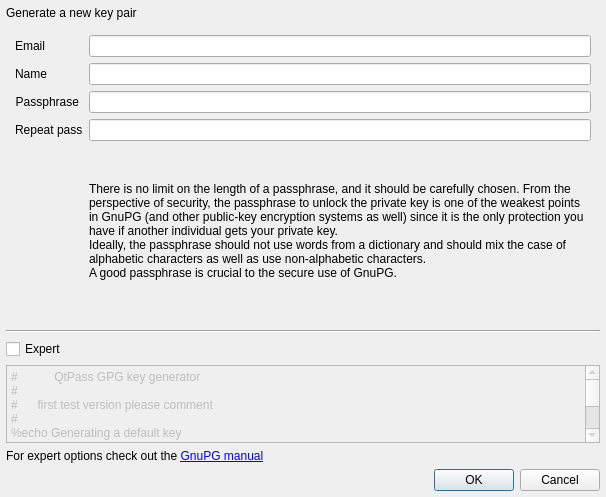
<?xml version="1.0" encoding="UTF-8"?>
<ui version="4.0">
 <class>KeygenDialog</class>
 <widget class="QDialog" name="KeygenDialog">
  <property name="geometry">
   <rect>
    <x>0</x>
    <y>0</y>
    <width>606</width>
    <height>497</height>
   </rect>
  </property>
  <property name="windowTitle">
   <string>Generate GnuPG keypair</string>
  </property>
  <property name="windowIcon">
   <iconset resource="../resources.qrc">
    <normaloff>:/artwork/icon.png</normaloff>:/artwork/icon.png</iconset>
  </property>
  <layout class="QVBoxLayout" name="verticalLayout_2">
   <property name="leftMargin">
    <number>6</number>
   </property>
   <property name="topMargin">
    <number>6</number>
   </property>
   <property name="rightMargin">
    <number>6</number>
   </property>
   <property name="bottomMargin">
    <number>6</number>
   </property>
   <item>
    <widget class="QLabel" name="label">
     <property name="sizePolicy">
      <sizepolicy hsizetype="Preferred" vsizetype="Maximum">
       <horstretch>0</horstretch>
       <verstretch>0</verstretch>
      </sizepolicy>
     </property>
     <property name="text">
      <string>Generate a new key pair</string>
     </property>
     <property name="wordWrap">
      <bool>true</bool>
     </property>
    </widget>
   </item>
   <item>
    <widget class="QFrame" name="frame">
     <property name="frameShape">
      <enum>QFrame::NoFrame</enum>
     </property>
     <property name="frameShadow">
      <enum>QFrame::Plain</enum>
     </property>
     <layout class="QVBoxLayout" name="verticalLayout">
      <property name="leftMargin">
       <number>0</number>
      </property>
      <property name="topMargin">
       <number>0</number>
      </property>
      <property name="rightMargin">
       <number>0</number>
      </property>
      <property name="bottomMargin">
       <number>0</number>
      </property>
      <item>
       <widget class="QWidget" name="widget" native="true">
        <property name="sizePolicy">
         <sizepolicy hsizetype="Preferred" vsizetype="Preferred">
          <horstretch>0</horstretch>
          <verstretch>0</verstretch>
         </sizepolicy>
        </property>
        <layout class="QFormLayout" name="formLayout">
         <item row="0" column="0">
          <widget class="QLabel" name="labelEmail">
           <property name="sizePolicy">
            <sizepolicy hsizetype="Preferred" vsizetype="Preferred">
             <horstretch>0</horstretch>
             <verstretch>0</verstretch>
            </sizepolicy>
           </property>
           <property name="layoutDirection">
            <enum>Qt::LeftToRight</enum>
           </property>
           <property name="text">
            <string>Email</string>
           </property>
           <property name="alignment">
            <set>Qt::AlignRight|Qt::AlignTrailing|Qt::AlignVCenter</set>
           </property>
           <property name="buddy">
            <cstring>email</cstring>
           </property>
          </widget>
         </item>
         <item row="0" column="1">
          <widget class="QLineEdit" name="email">
           <property name="sizePolicy">
            <sizepolicy hsizetype="MinimumExpanding" vsizetype="Fixed">
             <horstretch>0</horstretch>
             <verstretch>0</verstretch>
            </sizepolicy>
           </property>
          </widget>
         </item>
         <item row="1" column="0">
          <widget class="QLabel" name="labelName">
           <property name="sizePolicy">
            <sizepolicy hsizetype="Preferred" vsizetype="Preferred">
             <horstretch>0</horstretch>
             <verstretch>0</verstretch>
            </sizepolicy>
           </property>
           <property name="layoutDirection">
            <enum>Qt::LeftToRight</enum>
           </property>
           <property name="text">
            <string>Name</string>
           </property>
           <property name="alignment">
            <set>Qt::AlignRight|Qt::AlignTrailing|Qt::AlignVCenter</set>
           </property>
           <property name="buddy">
            <cstring>name</cstring>
           </property>
          </widget>
         </item>
         <item row="1" column="1">
          <widget class="QLineEdit" name="name">
           <property name="sizePolicy">
            <sizepolicy hsizetype="MinimumExpanding" vsizetype="Fixed">
             <horstretch>0</horstretch>
             <verstretch>0</verstretch>
            </sizepolicy>
           </property>
          </widget>
         </item>
         <item row="2" column="0">
          <widget class="QLabel" name="labelPassphrase">
           <property name="sizePolicy">
            <sizepolicy hsizetype="Preferred" vsizetype="Preferred">
             <horstretch>0</horstretch>
             <verstretch>0</verstretch>
            </sizepolicy>
           </property>
           <property name="layoutDirection">
            <enum>Qt::LeftToRight</enum>
           </property>
           <property name="text">
            <string>Passphrase</string>
           </property>
           <property name="alignment">
            <set>Qt::AlignRight|Qt::AlignTrailing|Qt::AlignVCenter</set>
           </property>
           <property name="buddy">
            <cstring>passphrase1</cstring>
           </property>
          </widget>
         </item>
         <item row="2" column="1">
          <widget class="QLineEdit" name="passphrase1">
           <property name="sizePolicy">
            <sizepolicy hsizetype="MinimumExpanding" vsizetype="Fixed">
             <horstretch>0</horstretch>
             <verstretch>0</verstretch>
            </sizepolicy>
           </property>
           <property name="echoMode">
            <enum>QLineEdit::Password</enum>
           </property>
          </widget>
         </item>
         <item row="3" column="1">
          <widget class="QLineEdit" name="passphrase2">
           <property name="sizePolicy">
            <sizepolicy hsizetype="MinimumExpanding" vsizetype="Fixed">
             <horstretch>0</horstretch>
             <verstretch>0</verstretch>
            </sizepolicy>
           </property>
           <property name="echoMode">
            <enum>QLineEdit::Password</enum>
           </property>
          </widget>
         </item>
         <item row="4" column="1">
          <widget class="QLabel" name="labelPassphraseInfo">
           <property name="sizePolicy">
            <sizepolicy hsizetype="Preferred" vsizetype="Minimum">
             <horstretch>0</horstretch>
             <verstretch>0</verstretch>
            </sizepolicy>
           </property>
           <property name="text">
            <string>&lt;html&gt;&lt;head/&gt;&lt;body&gt;&lt;p&gt;There is no limit on the length of a passphrase, and it should be carefully chosen. From the perspective of security, the passphrase to unlock the private key is one of the weakest points in GnuPG (and other public-key encryption systems as well) since it is the only protection you have if another individual gets your private key. &lt;br/&gt;Ideally, the passphrase should not use words from a dictionary and should mix the case of alphabetic characters as well as use non-alphabetic characters.&lt;br/&gt;A good passphrase is crucial to the secure use of GnuPG.&lt;/p&gt;&lt;/body&gt;&lt;/html&gt;</string>
           </property>
           <property name="wordWrap">
            <bool>true</bool>
           </property>
          </widget>
         </item>
         <item row="3" column="0">
          <widget class="QLabel" name="label_2">
           <property name="text">
            <string>Repeat pass</string>
           </property>
          </widget>
         </item>
        </layout>
       </widget>
      </item>
      <item>
       <widget class="Line" name="line">
        <property name="orientation">
         <enum>Qt::Horizontal</enum>
        </property>
       </widget>
      </item>
      <item>
       <widget class="QCheckBox" name="checkBox">
        <property name="text">
         <string>Expert</string>
        </property>
       </widget>
      </item>
      <item>
       <widget class="QPlainTextEdit" name="plainTextEdit">
        <property name="enabled">
         <bool>false</bool>
        </property>
        <property name="frameShape">
         <enum>QFrame::StyledPanel</enum>
        </property>
        <property name="frameShadow">
         <enum>QFrame::Plain</enum>
        </property>
        <property name="readOnly">
         <bool>true</bool>
        </property>
        <property name="plainText">
         <string>#           QtPass GPG key generator
#
#      first test version please comment
#
%echo Generating a default key
Key-Type: RSA
Subkey-Type: RSA
Name-Real:
Name-Comment: QtPass
Name-Email:
Expire-Date: 0
%no-protection
# Do a commit here, so that we can later print &quot;done&quot; :-)
%commit
%echo done</string>
        </property>
        <property name="textInteractionFlags">
         <set>Qt::TextSelectableByKeyboard|Qt::TextSelectableByMouse</set>
        </property>
        <property name="backgroundVisible">
         <bool>false</bool>
        </property>
       </widget>
      </item>
      <item>
       <widget class="QLabel" name="labelExpertInfo">
        <property name="text">
         <string>For expert options check out the &lt;a href=&quot;https://www.gnupg.org/documentation/manuals/gnupg/Unattended-GPG-key-generation.html&quot;&gt;GnuPG manual&lt;/a&gt;</string>
        </property>
        <property name="openExternalLinks">
         <bool>true</bool>
        </property>
        <property name="textInteractionFlags">
         <set>Qt::LinksAccessibleByKeyboard|Qt::LinksAccessibleByMouse</set>
        </property>
       </widget>
      </item>
      <item>
       <widget class="QDialogButtonBox" name="buttonBox">
        <property name="orientation">
         <enum>Qt::Horizontal</enum>
        </property>
        <property name="standardButtons">
         <set>QDialogButtonBox::Cancel|QDialogButtonBox::Ok</set>
        </property>
       </widget>
      </item>
     </layout>
    </widget>
   </item>
  </layout>
 </widget>
 <tabstops>
  <tabstop>email</tabstop>
  <tabstop>name</tabstop>
  <tabstop>passphrase1</tabstop>
  <tabstop>passphrase2</tabstop>
  <tabstop>checkBox</tabstop>
  <tabstop>plainTextEdit</tabstop>
 </tabstops>
 <resources>
  <include location="../resources.qrc"/>
 </resources>
 <connections>
  <connection>
   <sender>buttonBox</sender>
   <signal>accepted()</signal>
   <receiver>KeygenDialog</receiver>
   <slot>accept()</slot>
   <hints>
    <hint type="sourcelabel">
     <x>254</x>
     <y>473</y>
    </hint>
    <hint type="destinationlabel">
     <x>157</x>
     <y>274</y>
    </hint>
   </hints>
  </connection>
  <connection>
   <sender>buttonBox</sender>
   <signal>rejected()</signal>
   <receiver>KeygenDialog</receiver>
   <slot>reject()</slot>
   <hints>
    <hint type="sourcelabel">
     <x>322</x>
     <y>473</y>
    </hint>
    <hint type="destinationlabel">
     <x>286</x>
     <y>274</y>
    </hint>
   </hints>
  </connection>
 </connections>
</ui>
